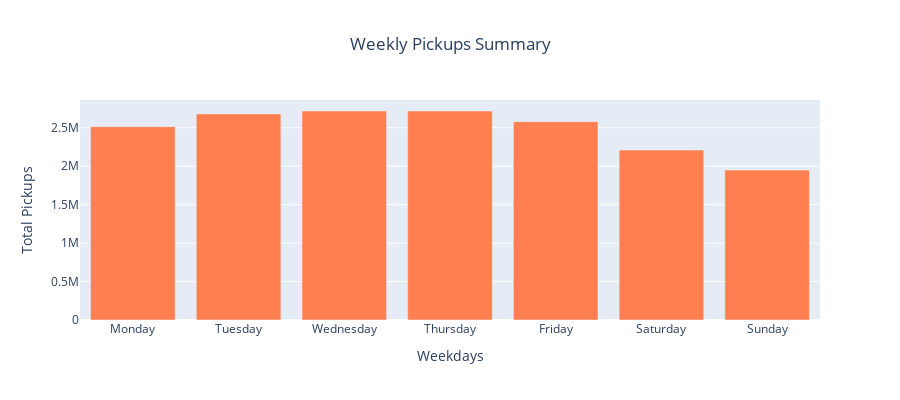

Here is the notebook cell this chart was saved with:
### Code cell
# Plotting the pickups and dropoff counts for weekday
days = ['Monday', 'Tuesday', 'Wednesday', 'Thursday', 'Friday', 'Saturday', 'Sunday']
pick_drop = [pickups_and_dropoffs[pickups_and_dropoffs['weekday'] == i]['pickups'].sum() for i, day in enumerate(days)]

fig = go.Figure(data=[go.Bar(x=days, y=pick_drop, marker_color='skyblue')])
fig.update_layout(xaxis_title="Weekdays", yaxis_title="Total Pickups", title="Weekly Pickups Summary", title_x=0.5, width=900,  height=400)
fig.show()

### Figure 1 — Plotly figure (JSON) as saved in the notebook; plotly's stock layout.template omitted (floating-point values rounded to 4 significant figures)
{"data": [{"marker": {"color": "coral"}, "type": "bar", "x": ["Monday", "Tuesday", "Wednesday", "Thursday", "Friday", "Saturday", "Sunday"], "y": [2514547, 2680516, 2717668, 2718144, 2579504, 2210284, 1949776]}], "layout": {"height": 400, "title": {"text": "Weekly Pickups Summary", "x": 0.5}, "width": 900, "xaxis": {"title": {"text": "Weekdays"}}, "yaxis": {"title": {"text": "Total Pickups"}}}}
